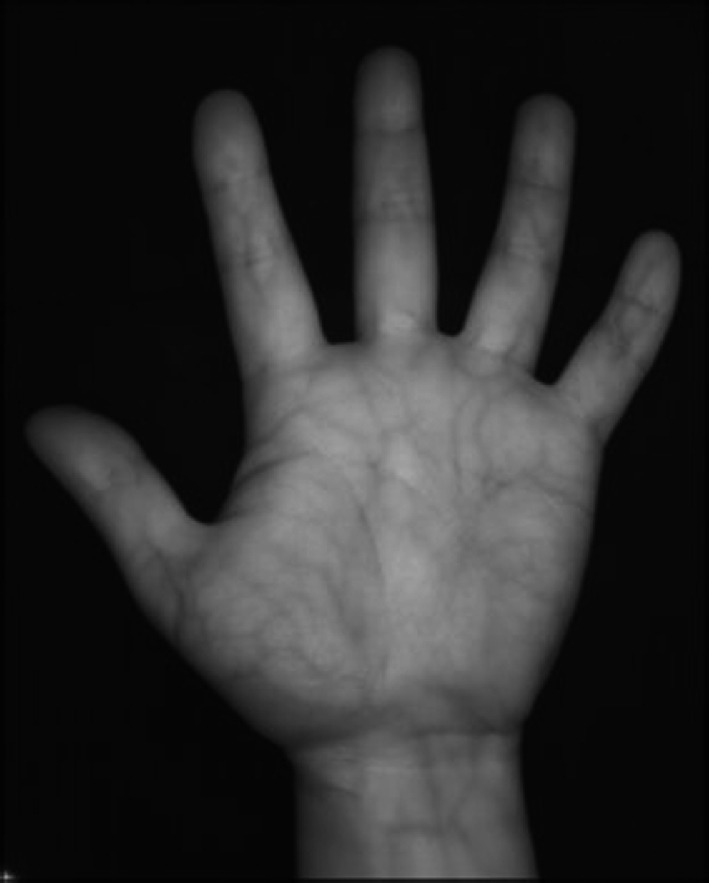
#> input picture HandsOn/Filters/palm.png, 713 x 883 px
$ jupyter execute Filters.ipynb   (older library calls are emulated)
#> lines starting #> are read from the running program, lines starting #| are printed output that depends on the picture; after the words box and inside, x2 and y2 are one past the last pixel; in counts of white or black regions, pixels touching at a corner belong together
<a href="https://colab.research.google.com/github/GreenOrange44/AIR/blob/main/HandsOn/Filters/Filters.ipynb" target="_parent"></a>

[cell 1]
import cv2
import matplotlib.pyplot as plt

[cell 2]
img = cv2.imread('palm.png')
#> img is the input picture: shape (883, 713, 3); min 0, max 255, mean 43.9

h, w = img.shape[:2]
#> h = 883; w = 713

start_row, start_colm = int(h*0.45), int(w*0.35)
#> start_row = 397; start_colm = 249
end_row, end_colm = int(h*0.76), int(w*0.84)
#> end_row = 671; end_colm = 598

[cell 3]
cropped_img = img[start_row:end_row, start_colm:end_colm]
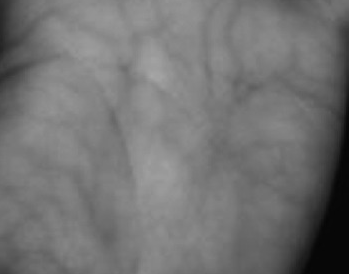
#> cropped_img: shape (274, 349, 3); min 5, max 167, mean 114.7
#cv2.imshow('ROI', cropped_img)
plt.imshow(cropped_img)
plt.show()

[cell 4]
cv2.waitKey()
cv2.destroyAllWindows()

cv2.imwrite("roi.jpg", cropped_img)
#> Out = True

# **Bilateral Filter**

[cell 5]
import cv2
import matplotlib.pyplot as plt
img=cv2.imread("palm.png")
dimpixel=7
sigmaColor=100
sigmaSpace=100
img_bil=cv2.bilateralFilter(img, dimpixel, sigmaColor, sigmaSpace)
#cv2.imshow('original', img)
plt.imshow(img_bil)
plt.show()

#cv2.imshow("filter", img_bil)
plt.imshow(img_bil)
plt.show()
cv2.waitKey()
cv2.destroyAllWindows()

# **Sobel Filter**

[cell 6]
import cv2
import matplotlib.pyplot as plt
import numpy as np
from skimage.filters import sobel

img=cv2.imread("palm.png")

img_sobel=sobel(img)
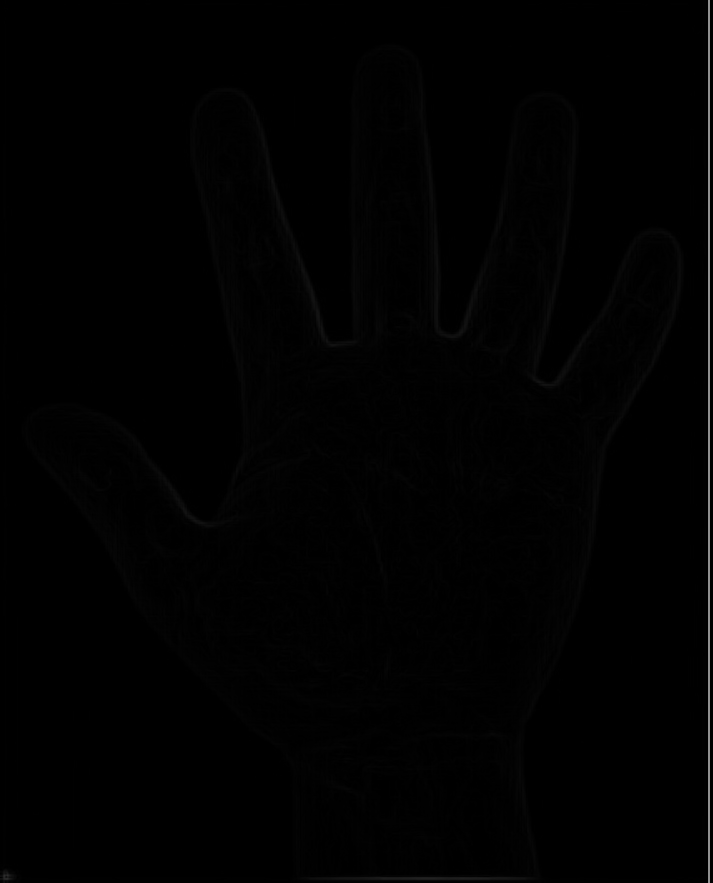
#> img_sobel: shape (883, 713, 3) float64; min 0, max 0.577, mean 0.0057
#cv2.imshow('original', img)
plt.imshow(img_sobel)
plt.show()

#cv2.imshow("Sobel Image", img_sobel)
plt.imshow(img_sobel)
plt.show()

cv2.waitKey()
cv2.destroyAllWindows()

# **Otsu Threshold**

[cell 7]
import cv2
import numpy as np
from matplotlib import pyplot as plt

img=cv2.imread("palm.png", 0)
#> img: shape (883, 713); min 0, max 255, mean 43.9

ret, th=cv2.threshold(img, 0, 255, cv2.THRESH_OTSU)
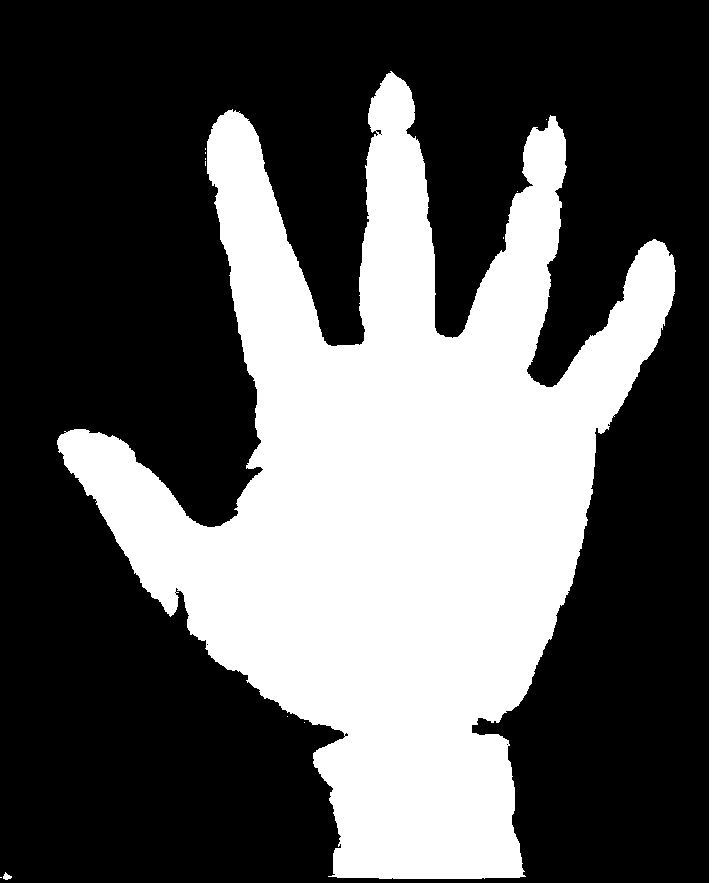
#> th: shape (883, 713); 35.4% white; 13 white regions (10 under 20 px), largest, box (x1, y1, x2, y2) and area: (57, 71, 676, 879) 219430, (709, 0, 713, 883) 3532, (3, 872, 12, 880) 42
#> ret = 57

ret, bn = cv2.threshold(img, 127,255, cv2.THRESH_BINARY_INV+cv2.THRESH_OTSU) # to invert the OTSU

#cv2.imshow('original', img)
plt.imshow(img)
plt.show()

#cv2.imshow("threshold", th)
plt.imshow(th)
plt.show()


#cv2.imshow("Invert binary", bn)
plt.imshow(bn)
plt.show()

cv2.waitKey()
cv2.destroyAllWindows()

# **Gausian Blur**

[cell 8]
import cv2
import matplotlib.pyplot as plt
import numpy as np

img=cv2.imread("palm.png")

blur_img=cv2.GaussianBlur(img, (15,15), sigmaX=34, sigmaY=36)
#cv2.imshow('original', img)
plt.imshow(img)
plt.show()

#cv2.imshow("Gaussian Blur", blur_img)
plt.imshow(blur_img)
plt.show()

cv2.waitKey()
cv2.destroyAllWindows()

# **Laplacian Fitler**

[cell 9]
import cv2
import matplotlib.pyplot as plt
import numpy as np

img=cv2.imread("palm.png")

lap_img=cv2.Laplacian(img, cv2.CV_64F, ksize=3)
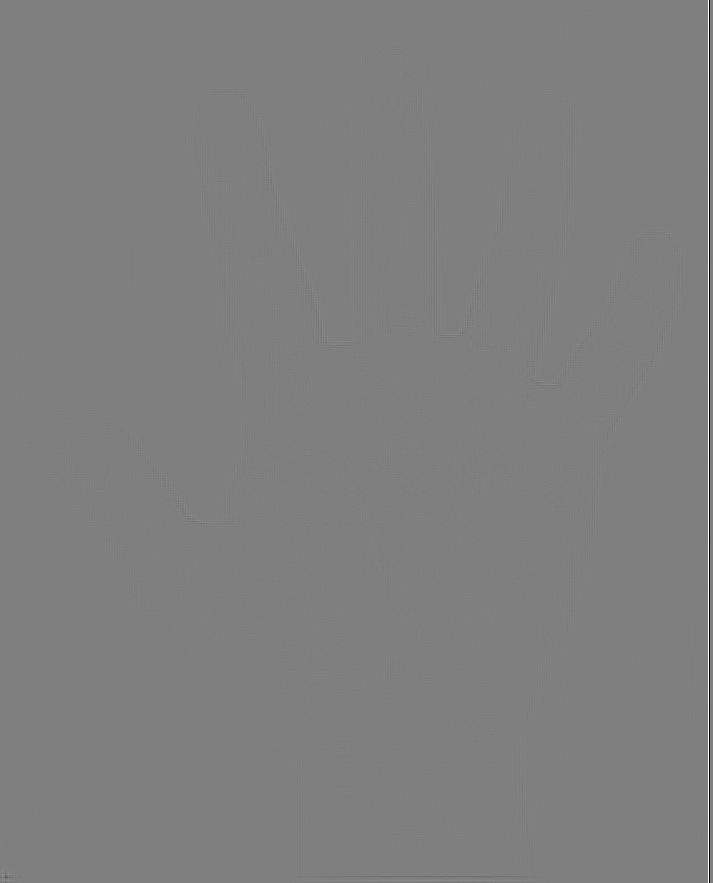
#> lap_img: shape (883, 713, 3) float64; min -1020, max 1024, mean 0; drawn with min black and max white
#cv2.imshow('original', img)
plt.imshow(img)
plt.show()

#cv2.imshow("Laplacian", lap_img)
plt.imshow(lap_img)
plt.show()
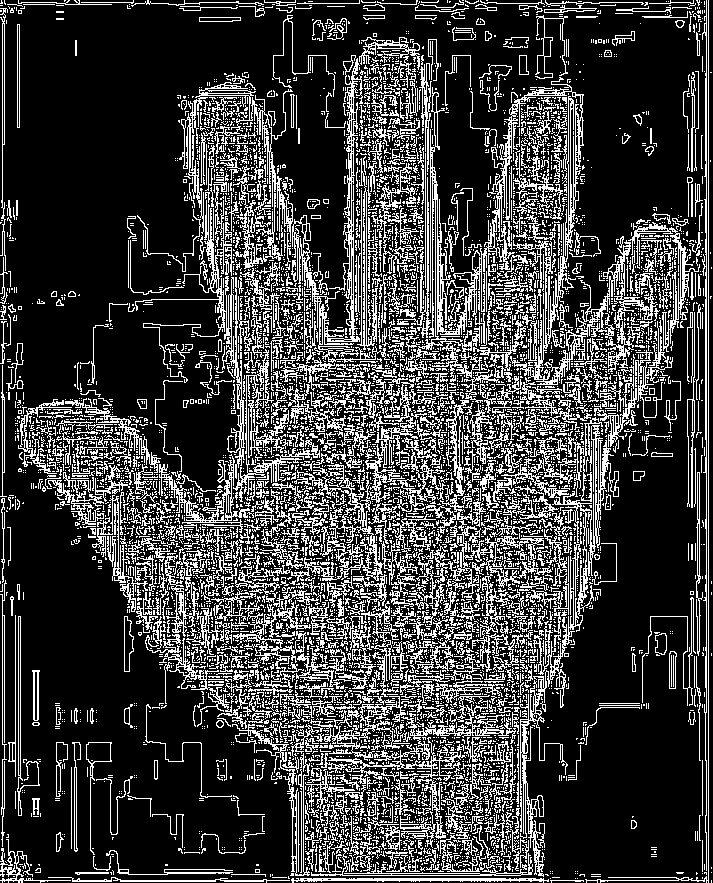
#> shown: shape (883, 713, 3) float64; values 0 (black) and 1 (white), 24.2% white in thin lines or dots

cv2.waitKey()
cv2.destroyAllWindows()

# **Laplacian on top of Gausian Blur**

[cell 10]
import cv2
import matplotlib.pyplot as plt
import numpy as np

img=cv2.imread("palm.png")

blur_img=cv2.GaussianBlur(img, (3,3), sigmaX=34, sigmaY=36)


cv2.waitKey()
cv2.destroyAllWindows()


lap_img=cv2.Laplacian(blur_img, cv2.CV_64F, ksize=3)
#cv2.imshow('original', img)
plt.imshow(img)
plt.show()

#cv2.imshow("Laplacian", lap_img)
plt.imshow(lap_img)
plt.show()
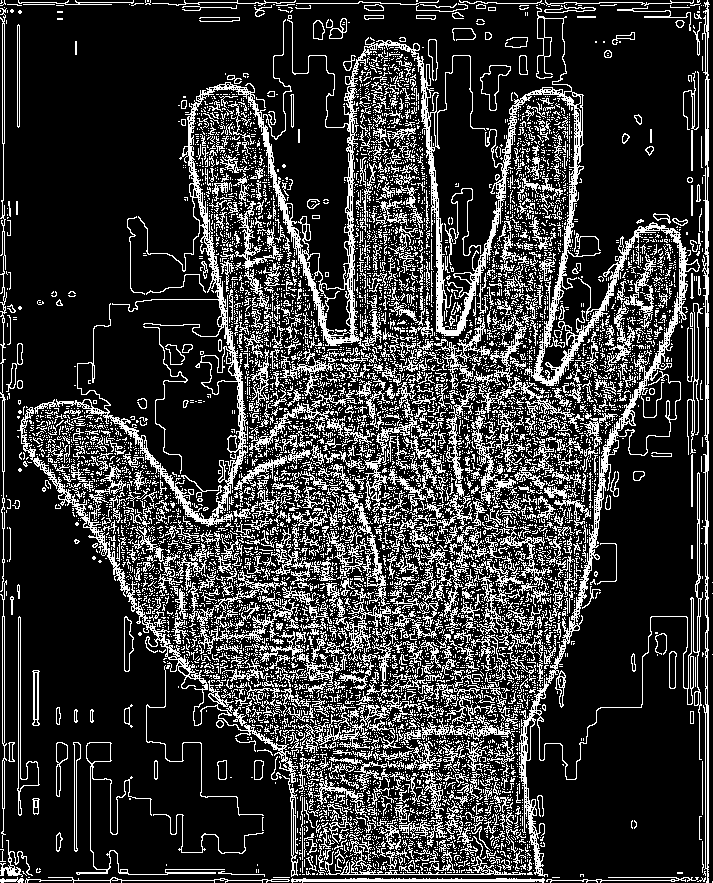
#> shown: shape (883, 713, 3) float64; values 0 (black) and 1 (white), 21.7% white in thin lines or dots

cv2.waitKey()
cv2.destroyAllWindows()

# **Canny Edge**

[cell 11]
import cv2
import matplotlib.pyplot as plt
import numpy as np

img=cv2.imread("palm.png")

can_img=cv2.Canny(img, 30, 30)
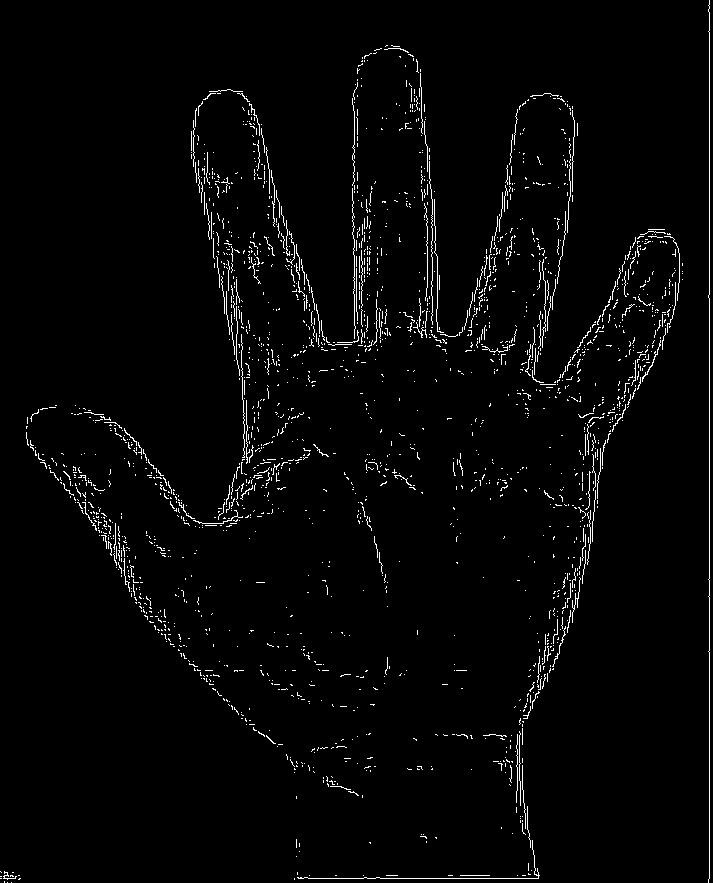
#> can_img: shape (883, 713); 2.4% white in thin lines or dots
#cv2.imshow('original', img)
plt.imshow(img)
plt.show()

#cv2.imshow("Canny Image", can_img)
plt.imshow(can_img)
plt.show()

cv2.waitKey()
cv2.destroyAllWindows()

# **Low Pass Filter**

[cell 12]
import cv2
import numpy as np
import matplotlib.pyplot as plt

img=cv2.imread("palm.png")

kernel=np.ones((5,5), np.float32)/80
lpf_img=cv2.filter2D(img, -1, kernel) # -1 is the depth
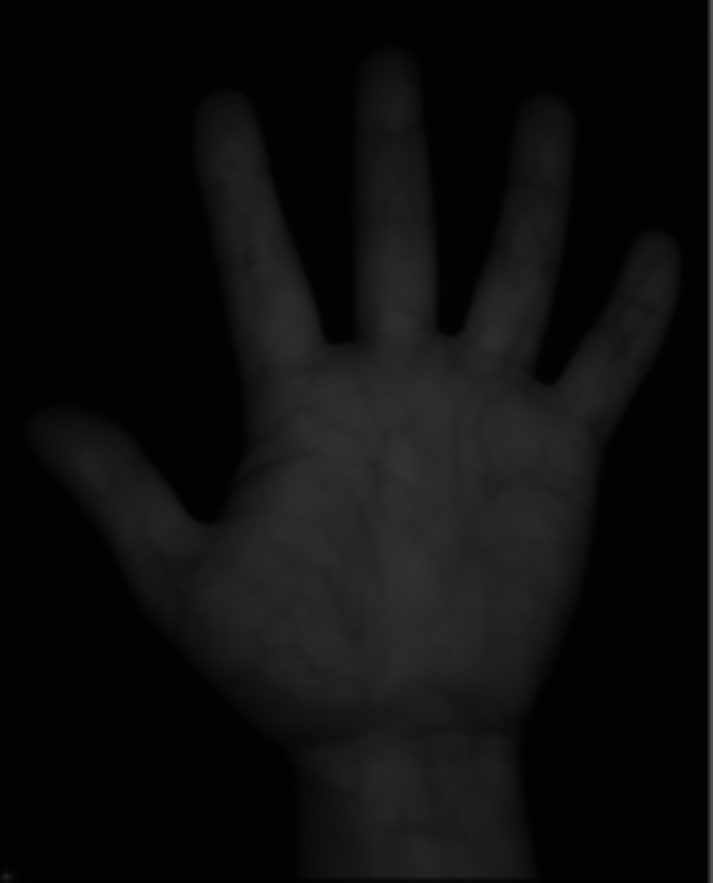
#> lpf_img: shape (883, 713, 3); min 0, max 80, mean 13.7
#cv2.imshow("original", img)
plt.imshow(img)
plt.show()

#cv2.imshow("LPF img", lpf_img)
plt.imshow(lpf_img)
plt.show()

cv2.waitKey()
cv2.destroyAllWindows()
